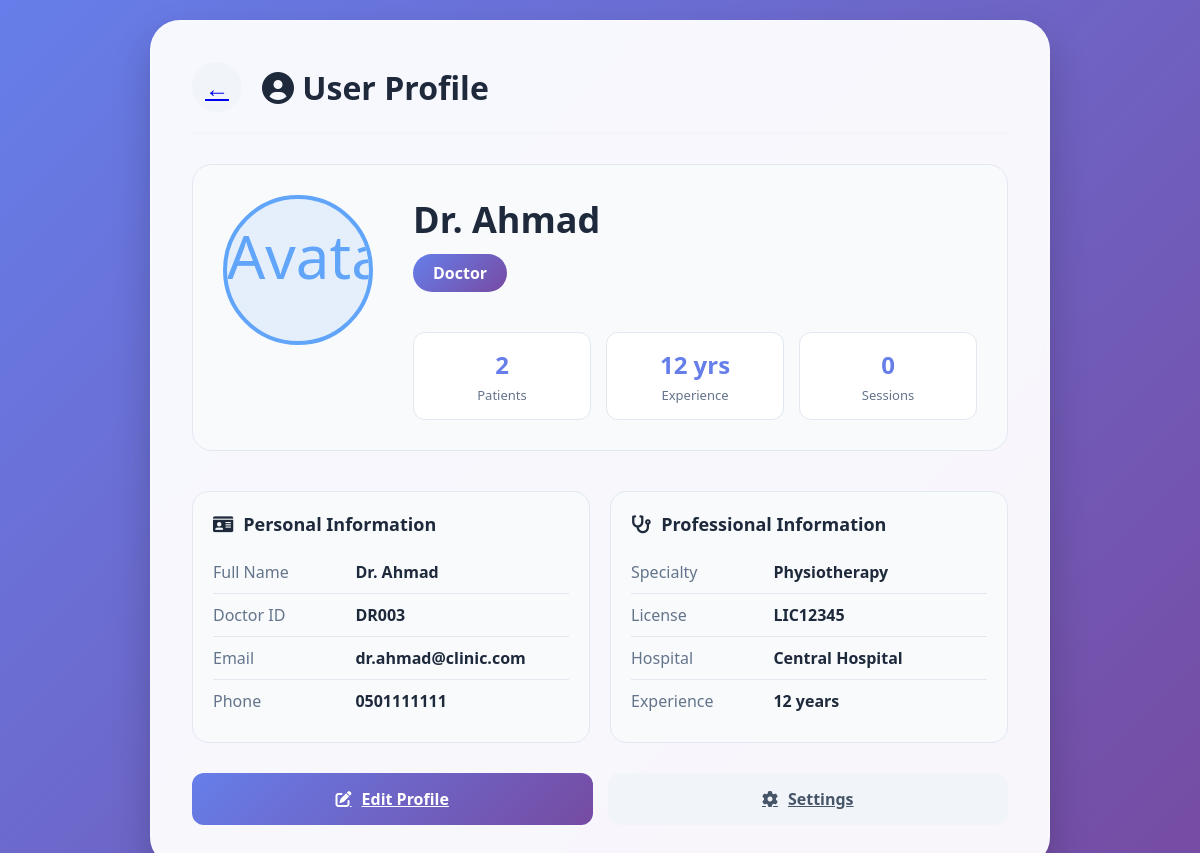
Screenshot of /profile/ (signed in) with the database file from the repository.
### api/models.py (models this page shows, shortened)
class Users(models.Model):
    id = models.AutoField(primary_key=True)
    name = models.CharField(max_length=100)
    email = models.CharField(unique=True, max_length=100)
    password = models.CharField(max_length=255)
    role = models.CharField(max_length=10)
    phone = models.CharField(max_length=20)
    avatar = models.CharField(max_length=255)
    is_active = models.IntegerField(blank=True, null=True)
    last_login = models.TextField(blank=True, null=True)
    created_at = models.TextField(blank=True, null=True)
    updated_at = models.TextField(blank=True, null=True)
    class Meta:
        managed = False
        db_table = 'users'

class Doctors(models.Model):
    user = models.OneToOneField(Users, models.DO_NOTHING)
    doctor_id = models.TextField(unique=True)
    specialty = models.TextField()
    license_number = models.TextField(unique=True)
    hospital = models.TextField()
    experience = models.IntegerField(blank=True, null=True)
    available = models.IntegerField(blank=True, null=True)
    class Meta:
        managed = False
        db_table = 'doctors'

### api/views.py (the view, shortened to what this page needs)
# urls.py: path('profile/', views.profile, name='profile'),
def profile(request):
    user_id = request.session.get('user_id')
    if not user_id:
        return redirect('/gamer-login/')
    try:
        user = Users.objects.get(id=user_id)
    except Users.DoesNotExist:
        return redirect('/gamer-login/')
    context = {'user': user, 'role': user.role}
    if user.role == 'doctor':
        try:
            doctor = Doctors.objects.get(user=user)
        except Doctors.DoesNotExist:
            doctor = None
        patient_count = Patients.objects.filter(
            assigned_doctor_id=user.id
        ).count()
        total_sessions = GameSessions.objects.filter(
            patient__assigned_doctor_id=user.id
        ).count()
        context.update({
            'doctor': doctor,
            'patient_count': patient_count,
            'total_sessions': total_sessions,
        })
    return render(request, 'profile.html', context)

### templates/profile.html (shortened to what this page needs)
{% load static %}
<!DOCTYPE html>
<html lang="en">
<head>
    <link rel="stylesheet" href="https://cdnjs.cloudflare.com/ajax/libs/font-awesome/6.0.0-beta3/css/all.min.css">
    <link rel="stylesheet" href="{% static 'css/style.css' %}">
</head>
<body>
    <div class="profile-container">
        <div class="profile-header">
            {% if role == 'doctor' %}
                <a class="back-btn" href="{% url 'doctor_dashboard' %}">←</a>
            {% else %}
                <a class="back-btn" href="{% url 'patient_dashboard' %}">←</a>
            {% endif %}
            <h2><i class="fas fa-user-circle"></i> User Profile</h2>
        </div>
        <div class="profile-card">
            <div class="profile-avatar-large">
                {% if user.avatar and user.avatar != 'default-avatar.png' %}
                    <img src="{{ user.avatar }}" alt="Avatar">
                {% else %}
                    <i class="fas fa-user-circle"></i>
                {% endif %}
            </div>
            <div class="profile-info">
                <div class="profile-name">{{ user.name }}</div>
                <div class="profile-role">{{ role|capfirst }}</div>
                <div class="profile-stats">
                    {% if role == 'doctor' %}
                        <div class="stat-box">
                            <div class="stat-value">{{ patient_count }}</div>
                            <div class="stat-label">Patients</div>
                        </div>
                        <div class="stat-box">
                            <div class="stat-value">{% if doctor.experience %}{{ doctor.experience }} yrs{% else %}—{% endif %}</div>
                            <div class="stat-label">Experience</div>
                        </div>
                        <div class="stat-box">
                            <div class="stat-value">{{ total_sessions }}</div>
                            <div class="stat-label">Sessions</div>
                        </div>
                    {% endif %}
                </div>
            </div>
        </div>
        <div class="info-grid">
            <div class="info-card">
                <h3><i class="fas fa-id-card"></i> Personal Information</h3>
                <div class="info-row">
                    <span class="info-label">Full Name</span>
                    <span class="info-value">{{ user.name }}</span>
                </div>
                <div class="info-row">
                    <span class="info-label">{% if role == 'doctor' %}Doctor ID{% else %}Patient ID{% endif %}</span>
                    <span class="info-value">
                        {% if role == 'doctor' %}
                            {% if doctor %}{{ doctor.doctor_id }}{% else %}—{% endif %}
                        {% else %}
                            {% if patient %}{{ patient.patient_id }}{% else %}—{% endif %}
                        {% endif %}
                    </span>
                </div>
                <div class="info-row">
                    <span class="info-label">Email</span>
                    <span class="info-value">{{ user.email }}</span>
                </div>
                <div class="info-row">
                    <span class="info-label">Phone</span>
                    <span class="info-value">{{ user.phone|default:"Not specified" }}</span>
                </div>
            </div>
            {% if role == 'doctor' %}
            <div class="info-card">
                <h3><i class="fas fa-stethoscope"></i> Professional Information</h3>
                <div class="info-row">
                    <span class="info-label">Specialty</span>
                    <span class="info-value">{% if doctor %}{{ doctor.specialty|default:"Not specified" }}{% else %}Not specified{% endif %}</span>
                </div>
                <div class="info-row">
                    <span class="info-label">License</span>
                    <span class="info-value">{% if doctor %}{{ doctor.license_number|default:"—" }}{% else %}—{% endif %}</span>
                </div>
                <div class="info-row">
                    <span class="info-label">Hospital</span>
                    <span class="info-value">{% if doctor %}{{ doctor.hospital|default:"Not specified" }}{% else %}Not specified{% endif %}</span>
                </div>
                <div class="info-row">
                    <span class="info-label">Experience</span>
                    <span class="info-value">{% if doctor and doctor.experience %}{{ doctor.experience }} years{% else %}Not specified{% endif %}</span>
                </div>
            </div>
            {% endif %}
        </div>
        <div class="action-buttons">
            {% if role == 'doctor' %}
                <a class="btn-edit" href="{% url 'edit_doctor_profile' %}">
                    <i class="fas fa-edit"></i> Edit Profile
                </a>
            {% else %}
                <a class="btn-edit" href="{% url 'edit_patient_profile' %}">
                    <i class="fas fa-edit"></i> Edit Profile
                </a>
            {% endif %}
            <a class="btn-settings" href="{% url 'settings' %}">
                <i class="fas fa-cog"></i> Settings
            </a>
        </div>
    </div>
</body>
</html>

### templates/profile.html (style rules this page uses)
* { margin: 0; padding: 0; box-sizing: border-box; font-family: 'Segoe UI', Tahoma, Geneva, Verdana, sans-serif; }
body { background: linear-gradient(135deg, #667eea 0%, #764ba2 100%); min-height: 100vh; display: flex; justify-content: center; align-items: center; padding: 20px; }
.profile-container { max-width: 900px; width: 100%; background: rgba(255, 255, 255, 0.95); border-radius: 30px; padding: 40px; box-shadow: 0 20px 40px rgba(0, 0, 0, 0.2); backdrop-filter: blur(10px); border: 2px solid rgba(255, 255, 255, 0.2); }
.profile-header { display: flex; align-items: center; gap: 20px; margin-bottom: 30px; padding-bottom: 20px; border-bottom: 2px solid #f1f5f9; }
.back-btn { width: 50px; height: 50px; background: #f1f5f9; border: none; border-radius: 50%; font-size: 24px; cursor: pointer; transition: all 0.3s; display: flex; align-items: center; justify-content: center; }
.profile-header h2 { color: #1e293b; font-size: 32px; font-weight: 700; }
.profile-card { display: flex; gap: 40px; margin-bottom: 40px; padding: 30px; background: #f8fafc; border-radius: 20px; border: 1px solid #e2e8f0; }
.profile-avatar-large { width: 150px; height: 150px; background: rgba(59, 130, 246, 0.1); border-radius: 50%; display: flex; align-items: center; justify-content: center; font-size: 60px; color: #60a5fa; border: 4px solid #60a5fa; overflow: hidden; }
.profile-avatar-large img { width: 100%; height: 100%; object-fit: cover; }
.profile-info { flex: 1; }
.profile-name { font-size: 36px; font-weight: 700; color: #1e293b; margin-bottom: 10px; }
.profile-role { display: inline-block; padding: 8px 20px; background: linear-gradient(135deg, #667eea, #764ba2); color: white; border-radius: 30px; font-weight: 600; margin-bottom: 20px; }
.profile-stats { display: grid; grid-template-columns: repeat(3, 1fr); gap: 15px; margin-top: 20px; }
.stat-box { background: white; padding: 15px; border-radius: 12px; text-align: center; border: 1px solid #e2e8f0; }
.stat-value { font-size: 24px; font-weight: 700; color: #667eea; margin-bottom: 5px; }
.stat-label { color: #64748b; font-size: 13px; }
.info-grid { display: grid; grid-template-columns: repeat(2, 1fr); gap: 20px; margin-bottom: 30px; }
.info-card { background: #f8fafc; padding: 20px; border-radius: 16px; border: 1px solid #e2e8f0; }
.info-card h3 { color: #1e293b; font-size: 18px; margin-bottom: 15px; display: flex; align-items: center; gap: 10px; }
.info-row { display: flex; padding: 10px 0; border-bottom: 1px solid #e2e8f0; }
.info-row:last-child { border-bottom: none; }
.info-label { width: 40%; color: #64748b; font-weight: 500; }
.info-value { width: 60%; color: #1e293b; font-weight: 600; }
.action-buttons { display: flex; gap: 15px; margin-top: 30px; }
.btn-edit, .btn-settings { flex: 1; padding: 15px; border: none; border-radius: 12px; font-size: 16px; font-weight: 600; cursor: pointer; transition: all 0.3s; display: flex; align-items: center; justify-content: center; gap: 10px; }
.btn-edit { background: linear-gradient(135deg, #667eea, #764ba2); color: white; }
.btn-settings { background: #f1f5f9; color: #475569; }

### rows the page displays
Users: name "Dr. Ahmad", role "Doctor", email "dr.ahmad@clinic.com", phone "0501111111"
Doctors: experience "12", doctor_id "DR003", specialty "Physiotherapy", license_number "LIC12345", hospital "Central Hospital"

### other values shown
{{ patient_count }} "2"
{{ total_sessions }} "0"
